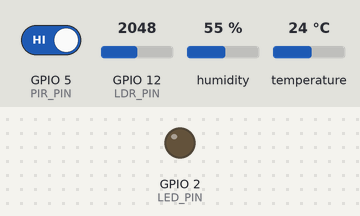
The sketch below on a simulated ESP32. On the bench: output pins drawn as LEDs (lit = HIGH). The inputs (shaded band) are chosen by the test bench; at power-on: GPIO 12 (LDR_PIN) = 2048, GPIO 5 (PIR_PIN) HIGH, humidity 55 %, temperature 24 °C (analog values on the 0–4095 scale). WiFi joins after 1.5 s; servers stay silent unless stated; web services answer with replies made up by the test bench; what the sketch prints to the serial monitor is not drawn.

Above: at 2.7 s.
2.8 s: GPIO 12 (LDR_PIN) set to 1555
4.3 s: GPIO 12 (LDR_PIN) set to 1436
At 4.9 s:
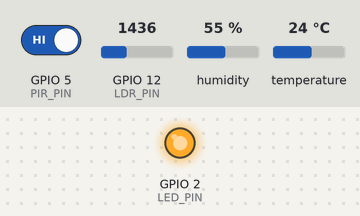
8.0 s: GPIO 12 (LDR_PIN) set to 1540
At 8.8 s:
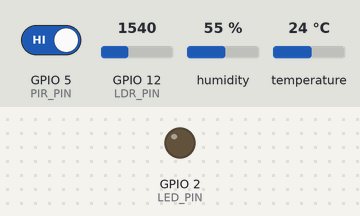
9.5 s: GPIO 12 (LDR_PIN) set to 1460
At 10.0 s:
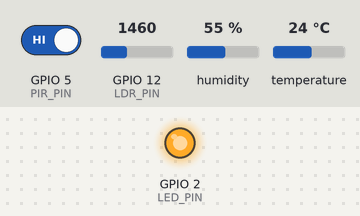
Timing chart, 0 to 12.0 s (numbered marks = the images above; inputs shaded):
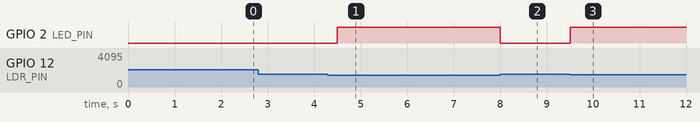

The sketch:

sensors-humidite-temp-light.ino
```cpp
#include <WiFi.h>
#include <HTTPClient.h>
#include "DHT.h"

// ===== WIFI =====
const char* ssid = "TON_SSID_2.4GHz";
const char* password = "TON_MOT_DE_PASSE";
String apiKey = "QFFVQ0KN51FUHFP7";

// ===== PINS =====
#define PIR_PIN 5
#define LDR_PIN 12
#define LED_PIN 2
#define DHT_PIN 15
#define DHT_TYPE DHT11

DHT dht(DHT_PIN, DHT_TYPE);

// Variables partagées
volatile int motion = 0;
volatile int ldrValue = 0;
volatile float temperature = 0;
volatile float humidity = 0;

void setup() {
  Serial.begin(115200);

  pinMode(PIR_PIN, INPUT);
  pinMode(LED_PIN, OUTPUT);
  analogReadResolution(12);

  dht.begin();

  // Connect to WiFi
  WiFi.begin(ssid, password);
  Serial.print("Connecting to WiFi");
  while (WiFi.status() != WL_CONNECTED) {
    delay(500);
    Serial.print(".");
  }
  Serial.println("\n✅ WiFi Connected");

  // Create tasks
  xTaskCreate(pirTask, "PIR Task", 2048, NULL, 1, NULL);
  xTaskCreate(ldrTask, "LDR Task", 2048, NULL, 1, NULL);
  xTaskCreate(dhtTask, "DHT Task", 4096, NULL, 1, NULL);
  xTaskCreate(thingSpeakTask, "ThingSpeak Task", 4096, NULL, 1, NULL);
}

void loop() {
  // Loop vide, tout est géré par les tâches
  delay(1000);
}

// ===== PIR TASK =====
void pirTask(void *pvParameters) {
  for (;;) {
    motion = digitalRead(PIR_PIN);
    Serial.println(motion ? "🚶 Motion detected" : "No motion");
    vTaskDelay(500 / portTICK_PERIOD_MS); // Lire toutes les 0,5s
  }
}

// ===== LDR TASK =====
void ldrTask(void *pvParameters) {
  for (;;) {
    ldrValue = analogRead(LDR_PIN);
    Serial.print("💡 LDR: ");
    Serial.println(ldrValue);
    digitalWrite(LED_PIN, ldrValue < 1500 ? HIGH : LOW);
    vTaskDelay(500 / portTICK_PERIOD_MS);
  }
}

// ===== DHT TASK =====
void dhtTask(void *pvParameters) {
  for (;;) {
    float t = dht.readTemperature();
    float h = dht.readHumidity();
    if (!isnan(t) && !isnan(h)) {
      temperature = t;
      humidity = h;
      Serial.print("🌡 Temp: "); Serial.print(temperature);
      Serial.print(" °C | 💧 Humidity: "); Serial.println(humidity);
    } else {
      Serial.println("❌ DHT11 read error");
    }
    vTaskDelay(2000 / portTICK_PERIOD_MS); // DHT11 peut être lu toutes les 2s
  }
}

// ===== THINGSPEAK TASK =====
void thingSpeakTask(void *pvParameters) {
  for (;;) {
    if (WiFi.status() == WL_CONNECTED) {
      HTTPClient http;
      String url = "http://api.thingspeak.com/update?api_key=" + apiKey +
                   "&field1=" + String(ldrValue) +
                   "&field2=" + String(temperature) +
                   "&field3=" + String(humidity);
      http.begin(url);
      int httpCode = http.GET();
      http.end();
      if (httpCode > 0) Serial.println("📤 Data sent to ThingSpeak");
      else Serial.println("❌ Failed to send data");
    }
    Serial.println("--------------------------------");
    vTaskDelay(15000 / portTICK_PERIOD_MS); // 15s
  }
}
```

Measured:
- the behaviour switches between 1500 and 1499 on GPIO 12 (LDR_PIN) (found by bisection; images 0 and 1)
- after the input at 2.8 s, every drawn part: stays the same
- after the input at 4.3 s, GPIO 2 (LED_PIN): LOW → HIGH after 0.20 s
- after the input at 8.0 s, GPIO 2 (LED_PIN): HIGH → LOW at once
- after the input at 9.5 s, GPIO 2 (LED_PIN): LOW → HIGH at once
